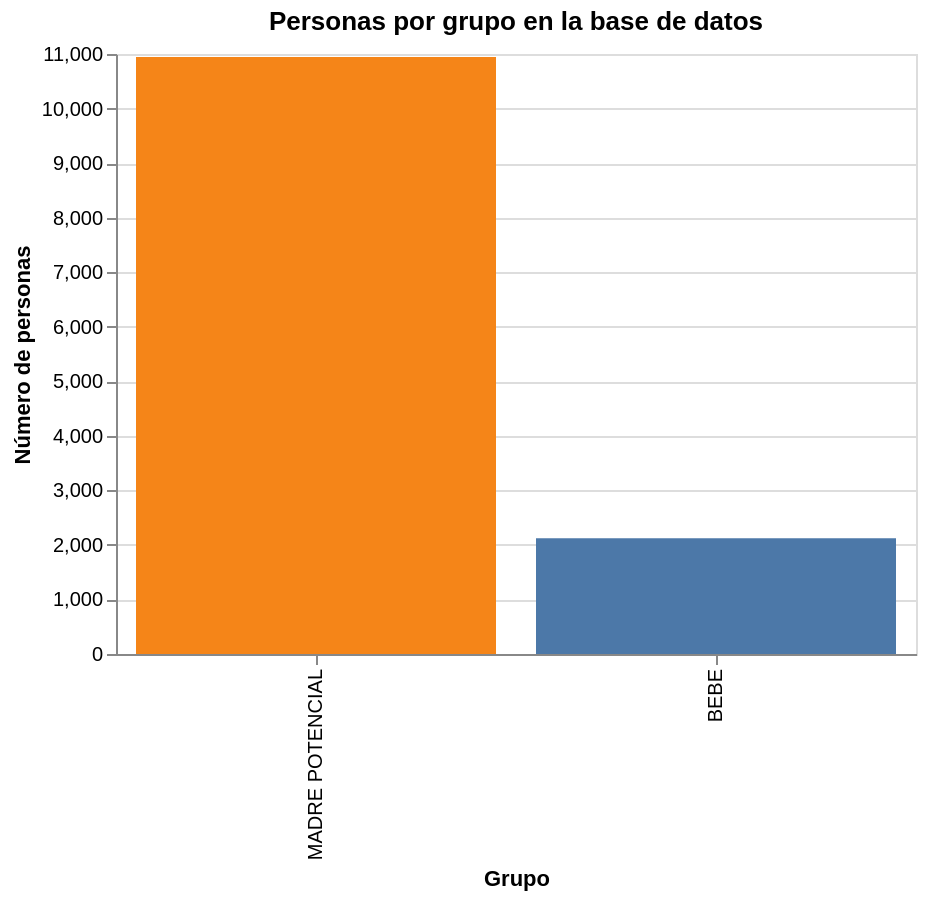

Write notebook code for a chart like this one.
### Code cell
alt.Chart(datos).mark_bar().encode(
    x=alt.X("grupo:N", title="Grupo", sort="-y"),
    y=alt.Y("count()", title="Número de personas"),
    color=alt.Color("grupo:N", legend=None),
    tooltip=[
        alt.Tooltip("grupo:N", title="Grupo"),
        alt.Tooltip("count()", title="Personas")
    ]
).properties(
    title="Personas por grupo en la base de datos",
    width=400,
    height=300
)

### Figure 1 — Vega-Lite specification as saved in the notebook (floating-point values rounded to 4 significant figures; data arrays with more than 128 entries replaced by an {"elided": "..."} marker saying what was removed)
{"config": {"view": {"continuousWidth": 300, "continuousHeight": 300}}, "data": {"name": "data-11d1347712ec6bdf8c98dd1f960878f5"}, "mark": {"type": "bar"}, "encoding": {"color": {"field": "grupo", "legend": null, "type": "nominal"}, "tooltip": [{"field": "grupo", "title": "Grupo", "type": "nominal"}, {"aggregate": "count", "title": "Personas", "type": "quantitative"}], "x": {"field": "grupo", "sort": "-y", "title": "Grupo", "type": "nominal"}, "y": {"aggregate": "count", "title": "Número de personas", "type": "quantitative"}}, "height": 300, "title": "Personas por grupo en la base de datos", "width": 400, "$schema": "https://vega.github.io/schema/vega-lite/v5.20.1.json", "datasets": {"data-11d1347712ec6bdf8c98dd1f960878f5": {"elided": "13070 records"}}}
